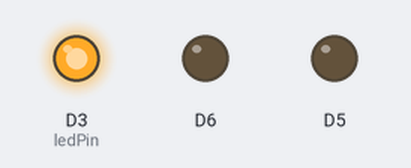
Simulated run of this sketch. Board: ESP8266 (NodeMCU). On the bench: output pins drawn as LEDs (lit = HIGH).

Above: at 0.7 s.
At 10.5 s:
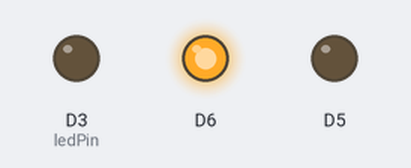
At 17.7 s:
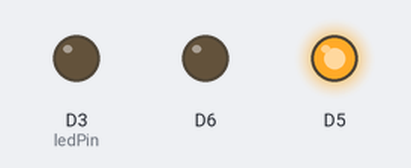
At 25.2 s:
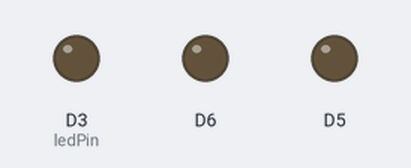
Timing chart, 0 to 26.7 s (numbered marks = the images above):
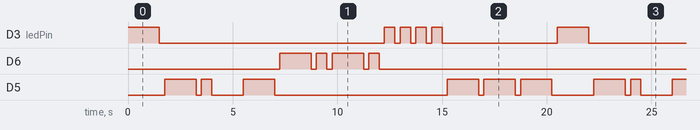

Measured:
- by itself, D3 (ledPin): repeats every 20.5 s: LOW 10.8 s, 3 × (HIGH 0.50 s, LOW 0.25 s), HIGH 0.50 s, LOW 5.5 s, HIGH 1.5 s
- by itself, D6: repeats every 20.5 s: LOW 0.25 s, HIGH 0.50 s, LOW 0.25 s, HIGH 1.5 s, LOW 0.25 s, HIGH 0.50 s, LOW 15.8 s, HIGH 1.5 s
- by itself, D5: repeats every 20.5 s: LOW 0.25 s, HIGH 0.50 s, LOW 1.5 s, HIGH 1.5 s, LOW 8.3 s, 2 × (HIGH 1.5 s, LOW 0.25 s), HIGH 1.5 s, LOW 2.0 s, HIGH 1.5 s

The sketch:

sketch_feb11a.ino
```cpp
int ledPin = D3;
int val = 0;


void setup() {
  pinMode(D3, OUTPUT);
  pinMode(D5, OUTPUT);
  pinMode(D6, OUTPUT);
}

void loop() {
  // T
  digitalWrite(D3, HIGH);
  delay(1500);
  digitalWrite(D3, LOW);
  delay(250);

  // Y
  digitalWrite(D5, HIGH);
  delay (1500);
  digitalWrite(D5, LOW);
  delay(250);
   digitalWrite(D5, HIGH);
  delay (500);
  digitalWrite(D5, LOW);
  delay(1500);
  digitalWrite(D5, HIGH);
  delay (1500);
  digitalWrite(D5, LOW);
  delay(250);

  // C
  digitalWrite(D6, HIGH);
  delay(1500);
  digitalWrite(D6, LOW);
  delay(250);
  digitalWrite(D6, HIGH);
  delay(500);
  digitalWrite(D6, LOW);
  delay(250);
  digitalWrite(D6, HIGH);
  delay(1500);
  digitalWrite(D6, LOW);
  delay(250);
  digitalWrite(D6, HIGH);
  delay(500);
  digitalWrite(D6, LOW);
  delay(250);

  // H
  digitalWrite(D3, HIGH);
  delay(500);
  digitalWrite(D3, LOW);
  delay(250);
  digitalWrite(D3, HIGH);
  delay(500);
  digitalWrite(D3, LOW);
  delay(250);
  digitalWrite(D3, HIGH);
  delay(500);
  digitalWrite(D3, LOW);
  delay(250);
  digitalWrite(D3, HIGH);
  delay(500);
  digitalWrite(D3, LOW);
  delay(250);


  // O
  digitalWrite(D5, HIGH);
  delay(1500);
  digitalWrite(D5, LOW);
  delay(250);
  digitalWrite(D5, HIGH);
  delay(1500);
  digitalWrite(D5, LOW);
  delay(250);
  digitalWrite(D5, HIGH);
  delay(1500);
  digitalWrite(D5, LOW);
  delay(250);
}
```
